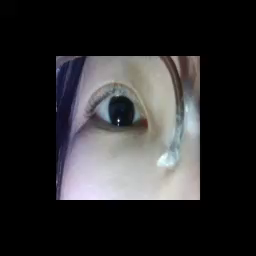
#> input picture frame 17 of Time2.mov, 256 x 256 px
$ python '버전6.py'   (older library calls are emulated)
#> lines starting #> are read from the running program, lines starting #| are printed output that depends on the picture; after the words box and inside, x2 and y2 are one past the last pixel; in counts of white or black regions, pixels touching at a corner belong together
import numpy as np
import cv2
from screeninfo import get_monitors
import random
import math

'''
스타버슽 + 렌섹 (거리대신 밀도조건으로 ): 영상
1) max_radius 가상광선길이 /작은 영상=100, 큰영상=450
2) thresh 이진화 임계값 / 일반적으로 50이면 적당하나 영상이 어두우면 20
3) threshold=3 가까운점인지 인식할 기준 임계값 / 일반적으로 3
4)min_density_threshold=1 밀도 임계값 / 일반적으로 1
5) min_length 타원 최소 주축,부축 길이 일반적으로 40이나 영상이 작으면 20 / 20-40
6) max_length 타원 최대 주축,부축 길이 일반적으로 150이나 영상이 작으면 80, 영상이 크면 180/ 80-180

'''

class Star:
    def __init__(self, video_path):
        self.cap = cv2.VideoCapture(video_path)
        if not self.cap.isOpened():
            raise ValueError("Failed to open the video file.")

        self.video_width = int(self.cap.get(cv2.CAP_PROP_FRAME_WIDTH))
        self.video_height = int(self.cap.get(cv2.CAP_PROP_FRAME_HEIGHT))

    def preprocess_frame(self):
        """Preprocess the video frame for pupil detection."""
        ret, frame = self.cap.read()
#> frame is the input picture: shape (256, 256, 3); mean B, G, R 45.1, 44, 44.5
        if not ret:
            print("No more frames to read.")
            return None
        self.frame = frame
        bright_frame = cv2.convertScaleAbs(self.frame, alpha=1.5, beta=0)
        self.gray = cv2.cvtColor(bright_frame, cv2.COLOR_BGR2GRAY)
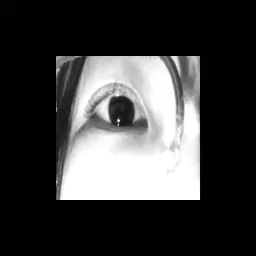
#> self.gray: shape (256, 256); min 0, max 255, mean 62.3
        return self.frame

    def ray_casting(self, num_rays=360, max_radius=100,thresh=50):
#> called with num_rays = 360, max_radius = 100, thresh = 50
        self.xc, self.yc = self.video_width // 2, self.video_height // 2
        edges = []
        _, self.threshold = cv2.threshold(self.gray, thresh, 255, cv2.THRESH_BINARY)
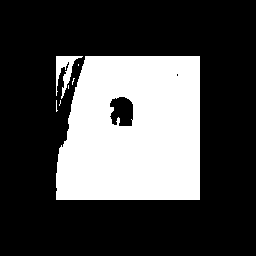
#> self.threshold: shape (256, 256); 29% white; 7 white regions (5 under 20 px), largest, box (x1, y1, x2, y2) and area: (56, 56, 200, 200) 18552, (56, 56, 83, 99) 433
        self.sobel_x = cv2.Sobel(self.threshold, cv2.CV_64F, 1, 0, ksize=3)
        self.sobel_y = cv2.Sobel(self.threshold, cv2.CV_64F, 0, 1, ksize=3)
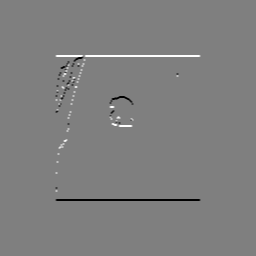
#> self.sobel_y: shape (256, 256) float64; min -1020, max 1020, mean 0; drawn with min black and max white
        sobel_mag = np.sqrt(self.sobel_x**2 + self.sobel_y**2)
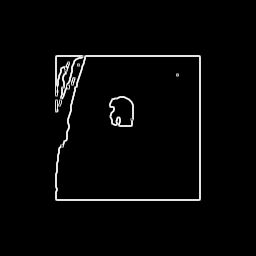
#> sobel_mag: shape (256, 256) float64; min 0, max 1140.4, mean 27.8; drawn with min black and max white

        for i in range(num_rays):
            theta = 2 * np.pi * i / num_rays

            for r in range(0, max_radius):
                x = int(self.xc + r * np.cos(theta))
                y = int(self.yc + r * np.sin(theta))
                if x < 0 or x >= self.frame.shape[1] or y < 0 or y >= self.frame.shape[0]:
                    break
                sobel_value = sobel_mag[int(y), int(x)] if (0 <= x < sobel_mag.shape[1] and 0 <= y < sobel_mag.shape[0]) else 0
                if sobel_value > 70:  # Increase threshold to detect more edges
                    edges.append((x, y))
#> after the loop, edges = 2492 pairs, first value 55 to 200, second value 55 to 200
        for x, y in edges:
            cv2.circle(self.frame, (x, y), 1, (0, 255, 0), -1)
#> this loop made 2492 passes
#> (x, y) on passes 1 to 3: (199, 128), (200, 128), (199, 129)
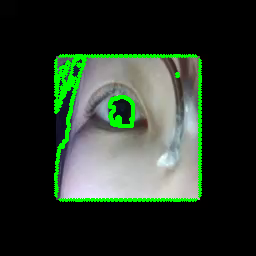
#> self.frame: shape (256, 256, 3); 4.88% of pixels changed, all inside (x1, y1, x2, y2) = (54, 54, 202, 202)
        print('total edges:',len(edges),'개')
#| total edges: 2492 개
        return edges

    def fit_ellipse_ransac(self, edges, num_iterations=500, threshold=3,min_density_threshold=1,min_length=20,max_length=40):
        # RANSAC 알고리즘을 이용한 타원 추정
        best_ellipse = None
        best_density = 0
        best_inliers=[]
        for _ in range(num_iterations):
            # 무작위로 5개의 엣지 점 선택
            sample_points = random.sample(edges,5)

            # 타원 파라미터 추정
            ellipse = self.fit_ellipse_from_points(sample_points)
            if ellipse[1][0] < min_length or ellipse[1][1] < min_length:
                print('ellipse too small')
                continue
            if  ellipse[1][0] > max_length or ellipse[1][1] > max_length:
                print('ellipse too big')
                continue

            # 타원에 대한 인라이어 계산
            inliers = self.get_inliers(edges, ellipse, threshold)

            # 밀도 계산
            density = self.calculate_density(ellipse, inliers)

            # 최적의 타원 선택 (밀도 기준)
            if density > min_density_threshold:
                best_density = density
                best_ellipse = ellipse
                best_inliers = inliers

        print('inliers: ', len(best_inliers))
        print('최적 타원의 밀도:', best_density)

        return best_ellipse

    def fit_ellipse_from_points(self, points):
        # 최소 5개의 점으로 타원 파라미터 추정
        points = np.array(points)
        ellipse = cv2.fitEllipse(points)
        return ellipse

    def get_inliers(self, edges, ellipse, threshold):
        # 타원에 가까운 점들을 인라이어로 간주
        inliers = []
        for x, y in edges:
            if self.is_point_near_ellipse(x, y, ellipse, threshold):
                inliers.append((x, y))

        return inliers

    def is_point_near_ellipse(self, x, y, ellipse, threshold):
        # 점이 타원에 가까운지 확인하는 함수
        cx, cy = ellipse[0]
        a, b = ellipse[1]
        angle = ellipse[2]

        dx = (x - cx) * np.cos(np.radians(angle)) + (y - cy) * np.sin(np.radians(angle))
        dy = -(x - cx) * np.sin(np.radians(angle)) + (y - cy) * np.cos(np.radians(angle))

        distance = (dx**2) / (a**2) + (dy**2) / (b**2)
        # print(f"점 ({x}, {y})가 타원에 가까운지 확인: {abs(distance - 1)} < {threshold}")
        return abs(distance - 1) < threshold

    def calculate_density(self, ellipse, inliers):
        # 타원의 밀도 계산
        a, b = ellipse[1]
        perimeter = np.pi * (3 * (a + b) - np.sqrt((3*a + b) * (a + 3*b)))
        density = len(inliers) / perimeter
        return density

    def draw_ellipse(self, ellipse, edges):
        # 타원과 경계 근처 점들 시각화
        if ellipse is not None:
            center, axes, angle = ellipse
            print(f"타원의 중심: {center}, 주축, 부축 길이: {axes}, 회전 각도: {angle}")
            a = axes[0] / 2
            b = axes[1] / 2
            area = np.pi * a * b
            print(f"타원의 넓이: {area:.2f}")
            C = math.pi * (3 * (a + b) - math.sqrt((3 * a + b) * (a + 3 * b)))
            print(f"타원 경계의 길이: {C:.2f}")

            cv2.ellipse(self.frame, ellipse, (255, 255, 255), 2)
            center = (int(ellipse[0][0]), int(ellipse[0][1]))
            cv2.circle(self.frame, (int(ellipse[0][0]), int(ellipse[0][1])), 1, (0, 255, 0), -1)

            # 경계 근처 점들 시각화
            for edge in edges:
                if self.is_point_near_ellipse(edge[0], edge[1], ellipse, threshold=3):
                    cv2.circle(self.frame, (edge[0], edge[1]), 1, (0, 0, 255), -1)  # 빨간 원으로 표시
        else:
            print("타원이 발견되지 않았습니다.")

    def release_resources(self):
        # 자원 해제
        cv2.destroyAllWindows()

if __name__ == "__main__":
    a = Star("Time2.mov")

    while True:
        frame = a.preprocess_frame()
        if frame is None:
            break
        edges = a.ray_casting(max_radius=100,thresh=50)
        best_ellipse = a.fit_ellipse_ransac(edges,num_iterations=500,threshold=3,min_density_threshold=1,min_length=20,max_length=40)
#> the loop in fit_ellipse_ransac, `for _ in range(num_iterations):` made 500 passes
#> (sample_points, ellipse) on pass 1: ([(83, 60), (109, 55), (150, 200), (67, 83), (163, 55)], ((311.7, 197.7), (175.8, 543.3), 116.7))
        a.draw_ellipse(best_ellipse,edges)
#> in draw_ellipse, `cv2.ellipse(self.frame, ellipse, (255, 255, 255), 2)`:
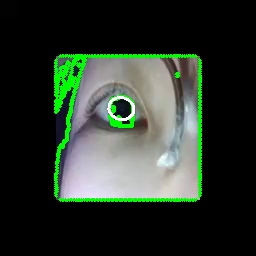
#> self.frame: shape (256, 256, 3); 0.34% of pixels changed, all inside (x1, y1, x2, y2) = (107, 96, 135, 121)
#> in draw_ellipse, `cv2.circle(self.frame, (int(ellipse[0][0]), int(ellipse[0][1])), 1, (0..`: self.frame: shape (256, 256, 3); 0.01% of pixels changed, all inside (x1, y1, x2, y2) = (119, 107, 122, 110)
#> the loop in draw_ellipse, `for edge in edges:` made 2492 passes
#> after the loop in draw_ellipse, `for edge in edges:`:
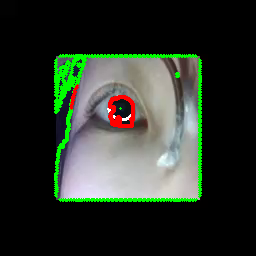
#> self.frame: shape (256, 256, 3); mean B, G, R 42.1, 51.8, 44.2
        cv2.imshow("Frame", frame)
        if cv2.waitKey(1) & 0xFF == ord('q'):
#> (key q is pressed here)
            break

    a.release_resources()

$ run again, starting later in the video
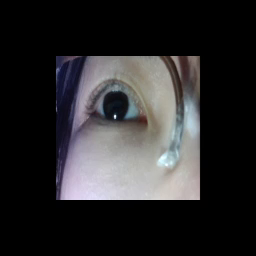
#> input picture frame 76 of Time2.mov, 256 x 256 px
#> in preprocess_frame, frame is the input picture: shape (256, 256, 3); mean B, G, R 43.1, 41.8, 42.6
#> self.threshold: shape (256, 256); 28.6% white; 7 white regions (5 under 20 px), largest, box (x1, y1, x2, y2) and area: (56, 56, 200, 200) 18416, (56, 56, 83, 95) 324
#> after the loop in ray_casting, `for i in range(num_rays):`: edges = 1969 pairs, first value 55 to 200, second value 55 to 200
#> the loop in ray_casting, `for x, y in edges:` made 1969 passes
#> (x, y) on passes 1 to 3: (199, 128), (200, 128), (199, 129)
#> after the loop in ray_casting, `for x, y in edges:`:
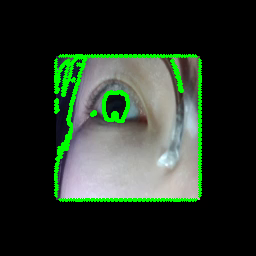
#> self.frame: shape (256, 256, 3); 5.03% of pixels changed, all inside (x1, y1, x2, y2) = (54, 54, 202, 202)
#| total edges: 1969 개
#> the loop in fit_ellipse_ransac, `for _ in range(num_iterations):` made 500 passes
#> (density, best_density, best_ellipse) on pass 284: (5.53, 5.53, ((112.4, 109.8), (20.31, 32.96), 92.87))
#> `best_ellipse = a.fit_ellipse_ransac(edges,num_iterations=500,threshold..`: best_ellipse = ((112.4, 109.8), (20.31, 32.96), 92.87)
#> in draw_ellipse, `center, axes, angle = ellipse`: center = (112.4, 109.8); axes = (20.31, 32.96); angle = 92.87
#> in draw_ellipse, `a = axes[0] / 2`: a = 10.15
#> in draw_ellipse, `b = axes[1] / 2`: b = 16.48
#> area = 525.7
#> C = 84.86
#> in draw_ellipse, `center = (int(ellipse[0][0]), int(ellipse[0][1]))`: center = (112, 109)
#> the loop in draw_ellipse, `for edge in edges:` made 1969 passes
#> (edge, dx in is_point_near_ellipse, dy in is_point_near_ellipse, distance in is_point_near_ellipse) on passes 1 to 3: ((199, 128), 13.87, -87.36, 7.49), ((200, 128), 13.82, -88.36, 7.65), ((199, 129), 14.87, -87.41, 7.57)
#> after the loop in draw_ellipse, `for edge in edges:`:
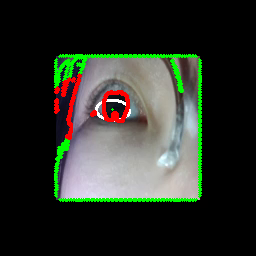
#> self.frame: shape (256, 256, 3); mean B, G, R 40.4, 48.6, 44.2

$ run again, starting later in the video
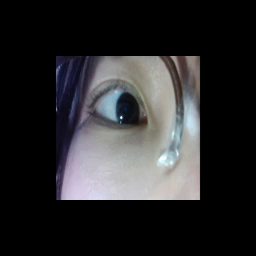
#> input picture frame 136 of Time2.mov, 256 x 256 px
#> in preprocess_frame, frame is the input picture: shape (256, 256, 3); mean B, G, R 43.5, 42, 42.2
#> in ray_casting, `_, self.threshold = cv2.threshold(self.gray, thresh, 255, cv2.THRESH_B..`:
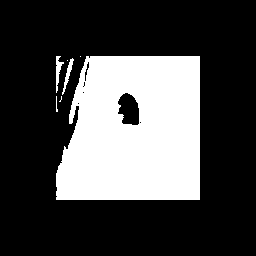
#> self.threshold: shape (256, 256); 28.2% white; 7 white regions (4 under 20 px), largest, box (x1, y1, x2, y2) and area: (56, 56, 200, 200) 18238, (56, 56, 64, 93) 126, (62, 58, 74, 95) 120
#> after the loop in ray_casting, `for i in range(num_rays):`: edges = 2349 pairs, first value 55 to 200, second value 55 to 200
#> the loop in ray_casting, `for x, y in edges:` made 2349 passes
#> (x, y) on passes 1 to 3: (199, 128), (200, 128), (199, 129)
#> after the loop in ray_casting, `for x, y in edges:`:
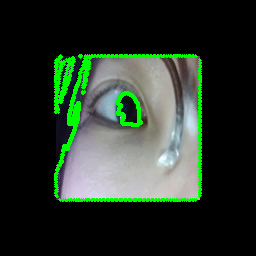
#> self.frame: shape (256, 256, 3); 5.15% of pixels changed, all inside (x1, y1, x2, y2) = (54, 54, 202, 202)
#| total edges: 2349 개
#> the loop in fit_ellipse_ransac, `for _ in range(num_iterations):` made 500 passes
#> (sample_points, ellipse) on passes 1 to 3: ([(124, 114), (135, 56), (150, 200), (61, 57), (200, 73)], ((151.6, 121.4), (118.9, 184.7), 132)), ([(186, 55), (127, 123), (125, 123), (139, 111), (118, 103)], ((159.5, 67.28), (27.86, 160.2), 38.35)), ([(68, 77), (199, 68), (69, 111), (117, 114), (57, 107)], ((128.6, 87.79), (50.32, 163.7), 83.66))
